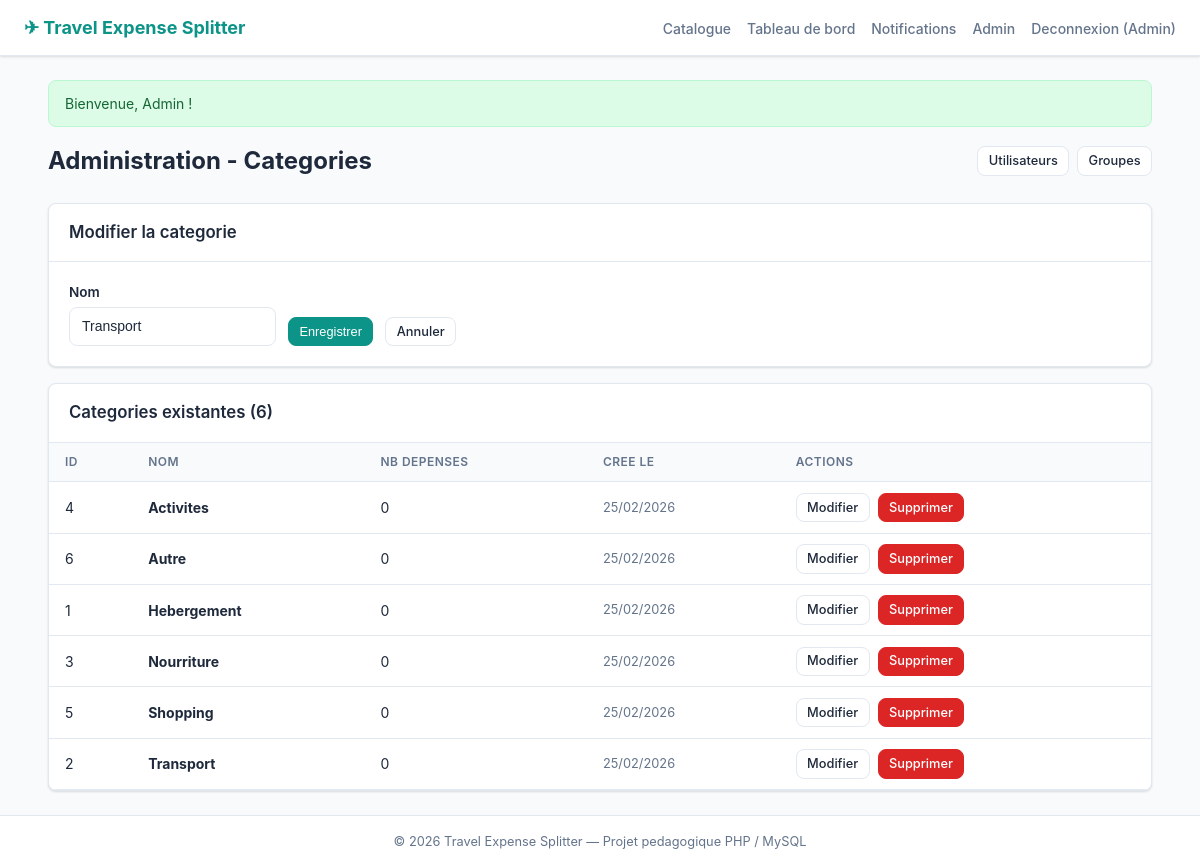
The app's page /admin_categories.php?action=edit&id=2 (signed in) with its own data.
### tables this page shows
CREATE TABLE IF NOT EXISTS categories (
    id         INT UNSIGNED AUTO_INCREMENT PRIMARY KEY,
    name       VARCHAR(100) NOT NULL UNIQUE,
    created_at DATETIME     NOT NULL DEFAULT CURRENT_TIMESTAMP
);

### auth.php (called while the page is built, shortened)
<?php
function h(string $str): string
{
    return htmlspecialchars($str, ENT_QUOTES, 'UTF-8');
}

### admin_categories.php (the view, shortened to what this page needs)
<?php
require_once __DIR__ . '/header.php';
$action = $_GET['action'] ?? '';
$cat_id = isset($_GET['id']) ? (int)$_GET['id'] : 0;
    ?>
    <?php
$categories = $pdo->query(
    'SELECT c.*, (SELECT COUNT(*) FROM expenses WHERE category_id = c.id) AS usage_count
     FROM categories c
     ORDER BY c.name'
)->fetchAll();
$edit_cat = null;
if ($action === 'edit' && $cat_id > 0) {
    $stmt = $pdo->prepare('SELECT * FROM categories WHERE id = ?');
    $stmt->execute([$cat_id]);
    $edit_cat = $stmt->fetch();
}
?>
<div class="page-header">
    <h1>Administration - Categories</h1>
    <div class="btn-group">
        <a href="admin_users.php" class="btn btn-secondary btn-sm">Utilisateurs</a>
        <a href="admin_groups.php" class="btn btn-secondary btn-sm">Groupes</a>
    </div>
</div>
<div class="card mb-2">
    <div class="card-header">
        <h3><?= $edit_cat ? 'Modifier la categorie' : 'Ajouter une categorie' ?></h3>
    </div>
    <div class="card-body">
        <form method="post"
              action="admin_categories.php?action=<?= $edit_cat ? 'edit&id=' . $edit_cat['id'] : 'add' ?>"
              class="form-inline">
            <div class="form-group">
                <label for="name">Nom</label>
                <input type="text" id="name" name="name" class="form-control"
                       value="<?= h($edit_cat['name'] ?? '') ?>" required
                       placeholder="ex : Hebergement">
            </div>
            <button type="submit" class="btn btn-primary btn-sm">
                <?= $edit_cat ? 'Enregistrer' : 'Ajouter' ?>
            </button>
            <?php if ($edit_cat): ?>
                <a href="admin_categories.php" class="btn btn-secondary btn-sm">Annuler</a>
            <?php endif; ?>
        </form>
    </div>
</div>
<div class="card">
    <div class="card-header">
        <h3>Categories existantes (<?= count($categories) ?>)</h3>
    </div>
    <div class="table-wrap">
        <table>
            <thead>
                <tr>
                    <th>ID</th>
                    <th>Nom</th>
                    <th>Nb depenses</th>
                    <th>Cree le</th>
                    <th>Actions</th>
                </tr>
            </thead>
            <tbody>
                <?php foreach ($categories as $c): ?>
                    <tr>
                        <td><?= $c['id'] ?></td>
                        <td><strong><?= h($c['name']) ?></strong></td>
                        <td><?= (int)$c['usage_count'] ?></td>
                        <td class="text-sm text-muted"><?= date('d/m/Y', strtotime($c['created_at'])) ?></td>
                        <td>
                            <div class="btn-group">
                                <a href="admin_categories.php?action=edit&id=<?= $c['id'] ?>"
                                   class="btn btn-secondary btn-sm">Modifier</a>
                                <a href="admin_categories.php?action=delete&id=<?= $c['id'] ?>"
                                   class="btn btn-danger btn-sm">Supprimer</a>
                            </div>
                        </td>
                    </tr>
                <?php endforeach; ?>
            </tbody>
        </table>
    </div>
</div>
<?php require_once __DIR__ . '/footer.php'; ?>

### style.css (style rules this page uses)
*, *::before, *::after { box-sizing: border-box; margin: 0; padding: 0; }
:root { --color-primary: #0d9488; --color-primary-dk: #0f766e; --color-primary-lt: #ccfbf1; --color-danger: #dc2626; --color-danger-dk: #b91c1c; --color-success: #16a34a; --color-warning: #d97706; --color-bg: #f8fafc; --color-surface: #ffffff; --color-border: #e2e8f0; --color-text: #1e293b; --color-muted: #64748b; --radius: 0.5rem; --shadow: 0 1px 3px rgba(0,0,0,.08), 0 1px 2px rgba(0,0,0,.06); }
body { font-family: -apple-system, BlinkMacSystemFont, 'Segoe UI', Roboto, 'Helvetica Neue', Arial, sans-serif; background: var(--color-bg); color: var(--color-text); line-height: 1.5; min-height: 100vh; display: flex; flex-direction: column; }
a { color: var(--color-primary); text-decoration: none; }
.card { background: var(--color-surface); border: 1px solid var(--color-border); border-radius: var(--radius); box-shadow: var(--shadow); overflow: hidden; }
.card-header { padding: 1rem 1.25rem; border-bottom: 1px solid var(--color-border); display: flex; align-items: center; justify-content: space-between; }
.card-header h2, .card-header h3 { font-size: 1.05rem; font-weight: 600; }
.card-body { padding: 1.25rem; }
.table-wrap { overflow-x: auto; }
table { width: 100%; border-collapse: collapse; font-size: 0.875rem; }
th, td { padding: 0.65rem 1rem; text-align: left; border-bottom: 1px solid var(--color-border); }
th { background: var(--color-bg); font-weight: 600; color: var(--color-muted); font-size: 0.75rem; text-transform: uppercase; letter-spacing: 0.04em; }
.btn { display: inline-flex; align-items: center; justify-content: center; gap: 0.35rem; padding: 0.5rem 1rem; font-size: 0.875rem; font-weight: 500; border-radius: var(--radius); border: 1px solid transparent; cursor: pointer; transition: background .15s, border-color .15s; text-decoration: none; line-height: 1.4; }
.btn-primary { background: var(--color-primary); color: #fff; border-color: var(--color-primary); }
.btn-secondary { background: var(--color-surface); color: var(--color-text); border-color: var(--color-border); }
.btn-danger { background: var(--color-danger); color: #fff; border-color: var(--color-danger); }
.btn-sm { padding: 0.3rem 0.65rem; font-size: 0.8rem; }
.btn-group { display: flex; gap: 0.5rem; }
.form-group { margin-bottom: 1rem; }
.form-group label { display: block; font-size: 0.85rem; font-weight: 600; margin-bottom: 0.3rem; color: var(--color-text); }
.form-control { width: 100%; padding: 0.5rem 0.75rem; border: 1px solid var(--color-border); border-radius: var(--radius); font-size: 0.875rem; line-height: 1.5; transition: border-color .15s; background: var(--color-surface); color: var(--color-text); }
.form-inline { display: flex; gap: 0.75rem; align-items: flex-end; flex-wrap: wrap; }
.form-inline .form-group { margin-bottom: 0; }
.page-header { display: flex; align-items: center; justify-content: space-between; margin-bottom: 1.5rem; flex-wrap: wrap; gap: 0.75rem; }
.page-header h1 { font-size: 1.5rem; font-weight: 700; }
.text-muted { color: var(--color-muted); }
.text-sm { font-size: 0.8rem; }
.mb-2 { margin-bottom: 1rem; }

### records on screen
categories: name "Transport", id "2", usage_count "0", created_at "25/02/2026"
categories: id "4", name "Activites", usage_count "0", created_at "25/02/2026"
categories: id "6", name "Autre", usage_count "0", created_at "25/02/2026"
categories: id "1", name "Hebergement", usage_count "0", created_at "25/02/2026"
categories: id "3", name "Nourriture", usage_count "0", created_at "25/02/2026"
categories: id "5", name "Shopping", usage_count "0", created_at "25/02/2026"

### other values on screen
APP_NAME "Travel Expense Splitter"
$user['name'] "Admin"
$flash_success "Bienvenue, Admin !"
count($categories) "6"
